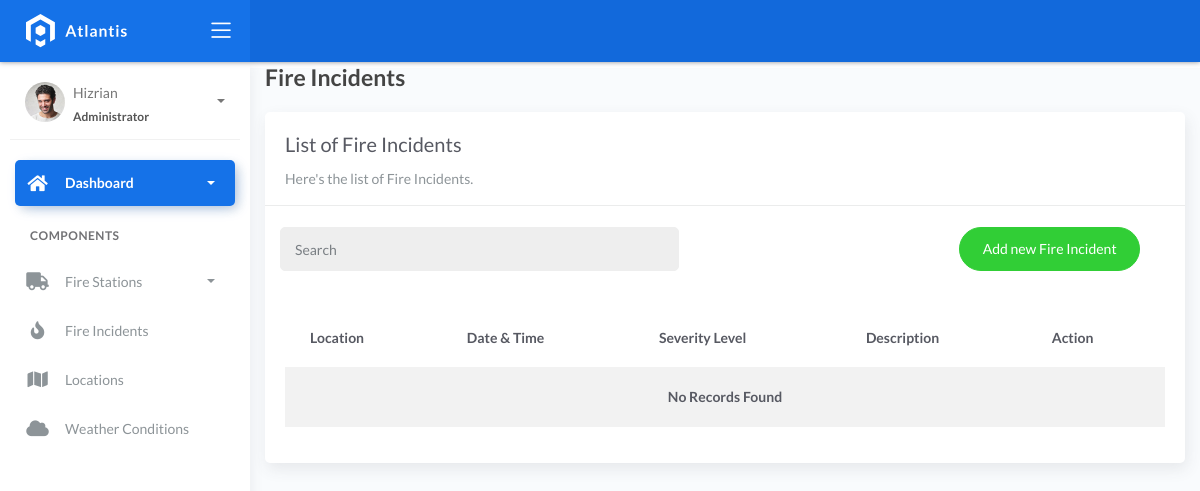
The app's page /fireincident/, older data.
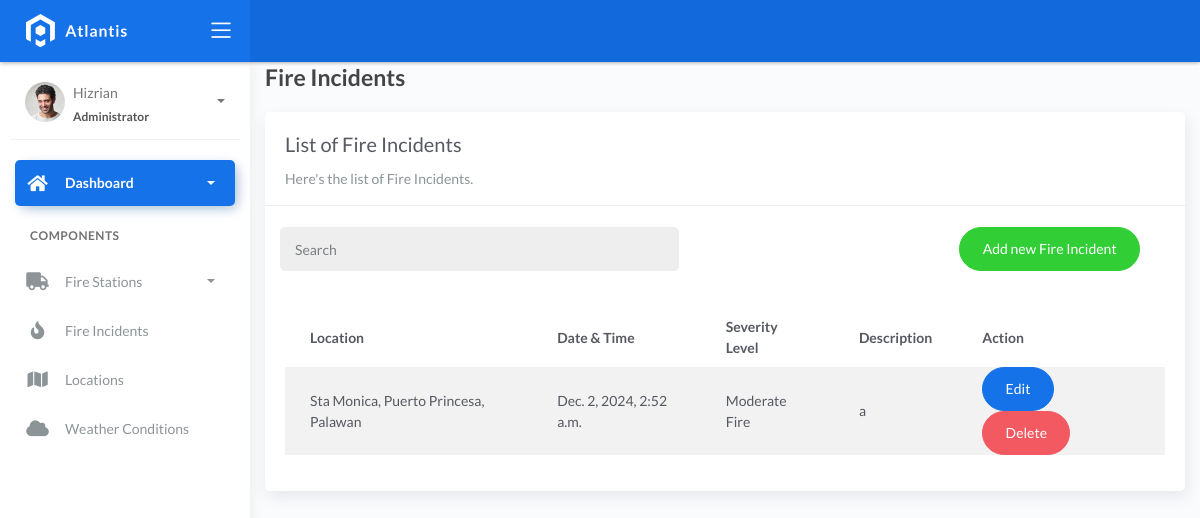
The same page, newer data.
### fire/models.py (models this page shows, shortened)
class BaseModel(models.Model):
    created_at = models.DateTimeField(auto_now_add=True, db_index=True)
    updated_at = models.DateTimeField(auto_now=True)
    class Meta:
        abstract = True

class Incident(BaseModel):
    SEVERITY_CHOICES = (
        ('Minor Fire', 'Minor Fire'),
        ('Moderate Fire', 'Moderate Fire'),
        ('Major Fire', 'Major Fire'),
    )
    location = models.ForeignKey(Locations, on_delete=models.CASCADE)
    date_time = models.DateTimeField(blank=True, null=True)
    severity_level = models.CharField(max_length=45, choices=SEVERITY_CHOICES)
    description = models.CharField(max_length=250)

class Locations(BaseModel):
    name = models.CharField(max_length=150)
    latitude = models.DecimalField(
        max_digits=22, decimal_places=6, null=True, blank=True)
    longitude = models.DecimalField(
        max_digits=22, decimal_places=6, null=True, blank=True)
    address = models.CharField(max_length=150)
    city = models.CharField(max_length=150)  # can be in separate table
    country = models.CharField(max_length=150)  # can be in separate table
    def __str__(self):
        return self.address

### fire/views.py (the view)
# urls.py: path('fireincident/', FireIncidentListView.as_view(), name='fire-incidents'),
class FireIncidentListView(ListView):
    model = Incident
    context_object_name = 'incident'
    template_name = 'fire_incident_list.html'
    paginate_by = 5
    def get_queryset(self):
        queryset = super().get_queryset()
        query = self.request.GET.get('q')
        if query:
            queryset = queryset.filter(Q(location__icontains=query) | Q(description__icontains=query) | Q(severity_level__icontains=query))
        return queryset.order_by('id')

### templates/fire_incident_list.html (shortened to what this page needs)
{% extends 'base.html' %}
{% load static %}
{% block content %}
<link rel="stylesheet" href="https://unpkg.com/leaflet@1.7.1/dist/leaflet.css" />
  <div class="content">
    <div class="container-fluid">
      <h4 class="page-title">Fire Incidents</h4>
      <div class="row">
        <div class="col-md-12">
          <div class="card">
            <div class="card-header">
              <div class="card-title">List of Fire Incidents</div>
              <div class="card-category">Here's the list of Fire Incidents.</div>
            </div>
            <br />
                <div class="col-md-12 row">
                <div class="col-md-6">
                    <form class="navbar-left navbar-form nav-search mr-md-3" action="#">
                    <div class="input-group">
                        <input type="text" placeholder="Search" class="form-control" name="q" />
                        <div class="input-group-append">
                        <span class="input-group-text">
                        </span>
                        </div>
                    </div>
                    </form>
                </div>
                <div class="col-md-6">
                    <div class="pull-right">
                    <a href="{% url 'fire-incidents-add' %}" class="btn btn-success btn-rounded">Add new Fire Incident</a>
                    </div>
                </div>
                </div>
            <div class="card-body">
              <table class="table table-striped mt-3">
                <thead>
                  <tr>
                    <th scope="col">Location</th>
                    <th scope="col">Date & Time</th>
                    <th scope="col">Severity Level</th>
                    <th scope="col">Description</th>
                    <th scope="col">Action</th>
                  </tr>
                </thead>
                <tbody>
                  {% for object in object_list %}
                    <tr>
                      <td>{{ object.location }}</td>
                      <td>{{ object.date_time }}</td>
                      <td>{{ object.severity_level }}</td>
                      <td>{{ object.description }}</td>
                      <td>
                        <a href="{% url 'fire-incidents-edit' object.pk %}" class="btn btn-primary btn-rounded">Edit</a>
                        <a href="{% url 'fire-incidents-delete' object.pk %}" class="btn btn-danger btn-rounded">Delete</a>
                    </td>
                    </tr>
                    {% empty %}
                    <tr>
                      <td colspan="7" style="text-align: center">
                        <p class="text-sm font-weight-bold mb-0">No Records Found</p>
                      </td>
                    </tr>
                  {% endfor %}
                </tbody>
              </table>
            </div>
          </div>
        </div>
      </div>
    </div>
  </div>
{% endblock %}

Row changes from the older to the newer data that the page shows:
added Incident: location "Sta Monica, Puerto Princesa, Palawan", date_time "Dec. 2, 2024, 2:52 a.m.", severity_level "Moderate Fire", description "a"
Text that changed along with them:
text no longer shown: "No Records Found"
